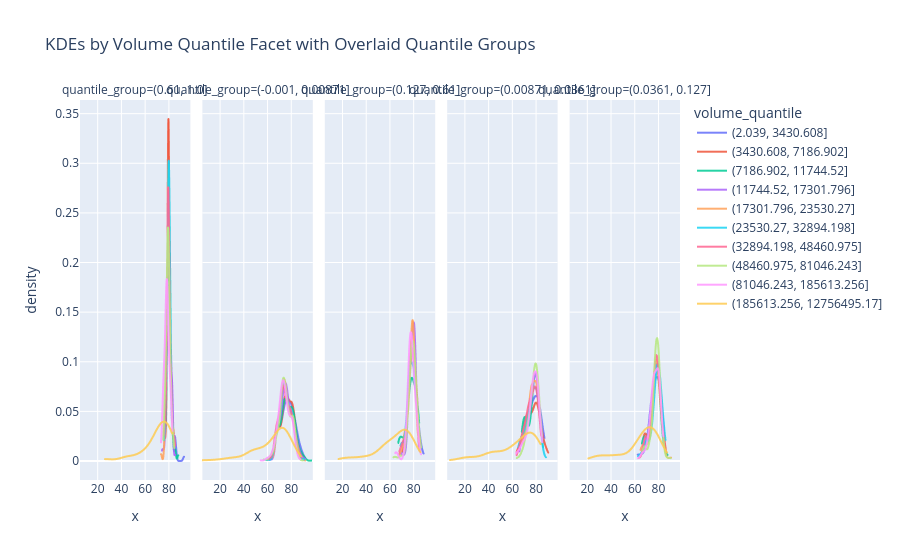

Source (notebook cell):
### Code cell
from scipy.stats import gaussian_kde

labels = list(actual_categories.astype(str))  # for plotly's category_orders

# Build KDE curves per group
kde_data = []

# Loop over volume_quantiles (facet wrap)
for vol_q in df_filtered["volume_quantile"].cat.categories:
    df_vol = df_filtered[df_filtered["volume_quantile"] == vol_q]

    # Then overlay quantile_groups (color lines)
    for q_group in df_vol["quantile_group"].unique():
        group_data = df_vol[df_vol["quantile_group"] == q_group][
            "corrected_predicted_value"
        ].dropna()
        if len(group_data) < 2:
            continue
        kde = gaussian_kde(group_data)
        x_range = np.linspace(group_data.min(), group_data.max(), 500)
        density = kde(x_range)

        kde_data.append(
            pd.DataFrame(
                {
                    "x": x_range,
                    "density": density,
                    "quantile_group": q_group,
                    "volume_quantile": vol_q,  # already stringified and ordered
                }
            )
        )

# Combine all KDE data
df_kde = pd.concat(kde_data, ignore_index=True)

# Plot: facet by volume_quantile, color by quantile_group
fig = px.line(
    df_kde,
    x="x",
    y="density",
    color="volume_quantile",
    facet_col="quantile_group",
    facet_col_wrap=5,
    title="KDEs by Volume Quantile Facet with Overlaid Quantile Groups",
)

fig.update_traces(opacity=0.85)
fig.show()

### Figure 1 — Plotly figure (JSON) as saved in the notebook; plotly's stock layout.template omitted (floating-point values rounded to 4 significant figures; data arrays with more than 128 entries replaced by an {"elided": "..."} marker saying what was removed)
{"data": [{"hovertemplate": "volume_quantile=(2.039, 3430.608]<br>quantile_group=(0.61, 1.0]<br>x=%{x}<br>density=%{y}<extra></extra>", "legendgroup": "(2.039, 3430.608]", "line": {"color": "#636efa", "dash": "solid"}, "marker": {"symbol": "circle"}, "mode": "lines", "name": "(2.039, 3430.608]", "opacity": 0.85, "showlegend": true, "type": "scattergl", "x": {"elided": "500 float values"}, "xaxis": "x", "y": {"elided": "500 float values"}, "yaxis": "y"}, {"hovertemplate": "volume_quantile=(2.039, 3430.608]<br>quantile_group=(-0.001, 0.00871]<br>x=%{x}<br>density=%{y}<extra></extra>", "legendgroup": "(2.039, 3430.608]", "line": {"color": "#636efa", "dash": "solid"}, "marker": {"symbol": "circle"}, "mode": "lines", "name": "(2.039, 3430.608]", "opacity": 0.85, "showlegend": false, "type": "scattergl", "x": {"elided": "500 float values"}, "xaxis": "x2", "y": {"elided": "500 float values"}, "yaxis": "y2"}, {"hovertemplate": "volume_quantile=(2.039, 3430.608]<br>quantile_group=(0.127, 0.61]<br>x=%{x}<br>density=%{y}<extra></extra>", "legendgroup": "(2.039, 3430.608]", "line": {"color": "#636efa", "dash": "solid"}, "marker": {"symbol": "circle"}, "mode": "lines", "name": "(2.039, 3430.608]", "opacity": 0.85, "showlegend": false, "type": "scattergl", "x": {"elided": "500 float values"}, "xaxis": "x3", "y": {"elided": "500 float values"}, "yaxis": "y3"}, {"hovertemplate": "volume_quantile=(2.039, 3430.608]<br>quantile_group=(0.00871, 0.0361]<br>x=%{x}<br>density=%{y}<extra></extra>", "legendgroup": "(2.039, 3430.608]", "line": {"color": "#636efa", "dash": "solid"}, "marker": {"symbol": "circle"}, "mode": "lines", "name": "(2.039, 3430.608]", "opacity": 0.85, "showlegend": false, "type": "scattergl", "x": {"elided": "500 float values"}, "xaxis": "x4", "y": {"elided": "500 float values"}, "yaxis": "y4"}, {"hovertemplate": "volume_quantile=(2.039, 3430.608]<br>quantile_group=(0.0361, 0.127]<br>x=%{x}<br>density=%{y}<extra></extra>", "legendgroup": "(2.039, 3430.608]", "line": {"color": "#636efa", "dash": "solid"}, "marker": {"symbol": "circle"}, "mode": "lines", "name": "(2.039, 3430.608]", "opacity": 0.85, "showlegend": false, "type": "scattergl", "x": {"elided": "500 float values"}, "xaxis": "x5", "y": {"elided": "500 float values"}, "yaxis": "y5"}, {"hovertemplate": "volume_quantile=(3430.608, 7186.902]<br>quantile_group=(0.61, 1.0]<br>x=%{x}<br>density=%{y}<extra></extra>", "legendgroup": "(3430.608, 7186.902]", "line": {"color": "#EF553B", "dash": "solid"}, "marker": {"symbol": "circle"}, "mode": "lines", "name": "(3430.608, 7186.902]", "opacity": 0.85, "showlegend": true, "type": "scattergl", "x": {"elided": "500 float values"}, "xaxis": "x", "y": {"elided": "500 float values"}, "yaxis": "y"}, {"hovertemplate": "volume_quantile=(3430.608, 7186.902]<br>quantile_group=(-0.001, 0.00871]<br>x=%{x}<br>density=%{y}<extra></extra>", "legendgroup": "(3430.608, 7186.902]", "line": {"color": "#EF553B", "dash": "solid"}, "marker": {"symbol": "circle"}, "mode": "lines", "name": "(3430.608, 7186.902]", "opacity": 0.85, "showlegend": false, "type": "scattergl", "x": {"elided": "500 float values"}, "xaxis": "x2", "y": {"elided": "500 float values"}, "yaxis": "y2"}, {"hovertemplate": "volume_quantile=(3430.608, 7186.902]<br>quantile_group=(0.127, 0.61]<br>x=%{x}<br>density=%{y}<extra></extra>", "legendgroup": "(3430.608, 7186.902]", "line": {"color": "#EF553B", "dash": "solid"}, "marker": {"symbol": "circle"}, "mode": "lines", "name": "(3430.608, 7186.902]", "opacity": 0.85, "showlegend": false, "type": "scattergl", "x": {"elided": "500 float values"}, "xaxis": "x3", "y": {"elided": "500 float values"}, "yaxis": "y3"}, {"hovertemplate": "volume_quantile=(3430.608, 7186.902]<br>quantile_group=(0.00871, 0.0361]<br>x=%{x}<br>density=%{y}<extra></extra>", "legendgroup": "(3430.608, 7186.902]", "line": {"color": "#EF553B", "dash": "solid"}, "marker": {"symbol": "circle"}, "mode": "lines", "name": "(3430.608, 7186.902]", "opacity": 0.85, "showlegend": false, "type": "scattergl", "x": {"elided": "500 float values"}, "xaxis": "x4", "y": {"elided": "500 float values"}, "yaxis": "y4"}, {"hovertemplate": "volume_quantile=(3430.608, 7186.902]<br>quantile_group=(0.0361, 0.127]<br>x=%{x}<br>density=%{y}<extra></extra>", "legendgroup": "(3430.608, 7186.902]", "line": {"color": "#EF553B", "dash": "solid"}, "marker": {"symbol": "circle"}, "mode": "lines", "name": "(3430.608, 7186.902]", "opacity": 0.85, "showlegend": false, "type": "scattergl", "x": {"elided": "500 float values"}, "xaxis": "x5", "y": {"elided": "500 float values"}, "yaxis": "y5"}, {"hovertemplate": "volume_quantile=(7186.902, 11744.52]<br>quantile_group=(0.61, 1.0]<br>x=%{x}<br>density=%{y}<extra></extra>", "legendgroup": "(7186.902, 11744.52]", "line": {"color": "#00cc96", "dash": "solid"}, "marker": {"symbol": "circle"}, "mode": "lines", "name": "(7186.902, 11744.52]", "opacity": 0.85, "showlegend": true, "type": "scattergl", "x": {"elided": "500 float values"}, "xaxis": "x", "y": {"elided": "500 float values"}, "yaxis": "y"}, {"hovertemplate": "volume_quantile=(7186.902, 11744.52]<br>quantile_group=(-0.001, 0.00871]<br>x=%{x}<br>density=%{y}<extra></extra>", "legendgroup": "(7186.902, 11744.52]", "line": {"color": "#00cc96", "dash": "solid"}, "marker": {"symbol": "circle"}, "mode": "lines", "name": "(7186.902, 11744.52]", "opacity": 0.85, "showlegend": false, "type": "scattergl", "x": {"elided": "500 float values"}, "xaxis": "x2", "y": {"elided": "500 float values"}, "yaxis": "y2"}, {"hovertemplate": "volume_quantile=(7186.902, 11744.52]<br>quantile_group=(0.127, 0.61]<br>x=%{x}<br>density=%{y}<extra></extra>", "legendgroup": "(7186.902, 11744.52]", "line": {"color": "#00cc96", "dash": "solid"}, "marker": {"symbol": "circle"}, "mode": "lines", "name": "(7186.902, 11744.52]", "opacity": 0.85, "showlegend": false, "type": "scattergl", "x": {"elided": "500 float values"}, "xaxis": "x3", "y": {"elided": "500 float values"}, "yaxis": "y3"}, {"hovertemplate": "volume_quantile=(7186.902, 11744.52]<br>quantile_group=(0.00871, 0.0361]<br>x=%{x}<br>density=%{y}<extra></extra>", "legendgroup": "(7186.902, 11744.52]", "line": {"color": "#00cc96", "dash": "solid"}, "marker": {"symbol": "circle"}, "mode": "lines", "name": "(7186.902, 11744.52]", "opacity": 0.85, "showlegend": false, "type": "scattergl", "x": {"elided": "500 float values"}, "xaxis": "x4", "y": {"elided": "500 float values"}, "yaxis": "y4"}, {"hovertemplate": "volume_quantile=(7186.902, 11744.52]<br>quantile_group=(0.0361, 0.127]<br>x=%{x}<br>density=%{y}<extra></extra>", "legendgroup": "(7186.902, 11744.52]", "line": {"color": "#00cc96", "dash": "solid"}, "marker": {"symbol": "circle"}, "mode": "lines", "name": "(7186.902, 11744.52]", "opacity": 0.85, "showlegend": false, "type": "scattergl", "x": {"elided": "500 float values"}, "xaxis": "x5", "y": {"elided": "500 float values"}, "yaxis": "y5"}, {"hovertemplate": "volume_quantile=(11744.52, 17301.796]<br>quantile_group=(0.61, 1.0]<br>x=%{x}<br>density=%{y}<extra></extra>", "legendgroup": "(11744.52, 17301.796]", "line": {"color": "#ab63fa", "dash": "solid"}, "marker": {"symbol": "circle"}, "mode": "lines", "name": "(11744.52, 17301.796]", "opacity": 0.85, "showlegend": true, "type": "scattergl", "x": {"elided": "500 float values"}, "xaxis": "x", "y": {"elided": "500 float values"}, "yaxis": "y"}, {"hovertemplate": "volume_quantile=(11744.52, 17301.796]<br>quantile_group=(-0.001, 0.00871]<br>x=%{x}<br>density=%{y}<extra></extra>", "legendgroup": "(11744.52, 17301.796]", "line": {"color": "#ab63fa", "dash": "solid"}, "marker": {"symbol": "circle"}, "mode": "lines", "name": "(11744.52, 17301.796]", "opacity": 0.85, "showlegend": false, "type": "scattergl", "x": {"elided": "500 float values"}, "xaxis": "x2", "y": {"elided": "500 float values"}, "yaxis": "y2"}, {"hovertemplate": "volume_quantile=(11744.52, 17301.796]<br>quantile_group=(0.127, 0.61]<br>x=%{x}<br>density=%{y}<extra></extra>", "legendgroup": "(11744.52, 17301.796]", "line": {"color": "#ab63fa", "dash": "solid"}, "marker": {"symbol": "circle"}, "mode": "lines", "name": "(11744.52, 17301.796]", "opacity": 0.85, "showlegend": false, "type": "scattergl", "x": {"elided": "500 float values"}, "xaxis": "x3", "y": {"elided": "500 float values"}, "yaxis": "y3"}, {"hovertemplate": "volume_quantile=(11744.52, 17301.796]<br>quantile_group=(0.00871, 0.0361]<br>x=%{x}<br>density=%{y}<extra></extra>", "legendgroup": "(11744.52, 17301.796]", "line": {"color": "#ab63fa", "dash": "solid"}, "marker": {"symbol": "circle"}, "mode": "lines", "name": "(11744.52, 17301.796]", "opacity": 0.85, "showlegend": false, "type": "scattergl", "x": {"elided": "500 float values"}, "xaxis": "x4", "y": {"elided": "500 float values"}, "yaxis": "y4"}, {"hovertemplate": "volume_quantile=(11744.52, 17301.796]<br>quantile_group=(0.0361, 0.127]<br>x=%{x}<br>density=%{y}<extra></extra>", "legendgroup": "(11744.52, 17301.796]", "line": {"color": "#ab63fa", "dash": "solid"}, "marker": {"symbol": "circle"}, "mode": "lines", "name": "(11744.52, 17301.796]", "opacity": 0.85, "showlegend": false, "type": "scattergl", "x": {"elided": "500 float values"}, "xaxis": "x5", "y": {"elided": "500 float values"}, "yaxis": "y5"}, {"hovertemplate": "volume_quantile=(17301.796, 23530.27]<br>quantile_group=(0.61, 1.0]<br>x=%{x}<br>density=%{y}<extra></extra>", "legendgroup": "(17301.796, 23530.27]", "line": {"color": "#FFA15A", "dash": "solid"}, "marker": {"symbol": "circle"}, "mode": "lines", "name": "(17301.796, 23530.27]", "opacity": 0.85, "showlegend": true, "type": "scattergl", "x": {"elided": "500 float values"}, "xaxis": "x", "y": {"elided": "500 float values"}, "yaxis": "y"}, {"hovertemplate": "volume_quantile=(17301.796, 23530.27]<br>quantile_group=(-0.001, 0.00871]<br>x=%{x}<br>density=%{y}<extra></extra>", "legendgroup": "(17301.796, 23530.27]", "line": {"color": "#FFA15A", "dash": "solid"}, "marker": {"symbol": "circle"}, "mode": "lines", "name": "(17301.796, 23530.27]", "opacity": 0.85, "showlegend": false, "type": "scattergl", "x": {"elided": "500 float values"}, "xaxis": "x2", "y": {"elided": "500 float values"}, "yaxis": "y2"}, {"hovertemplate": "volume_quantile=(17301.796, 23530.27]<br>quantile_group=(0.127, 0.61]<br>x=%{x}<br>density=%{y}<extra></extra>", "legendgroup": "(17301.796, 23530.27]", "line": {"color": "#FFA15A", "dash": "solid"}, "marker": {"symbol": "circle"}, "mode": "lines", "name": "(17301.796, 23530.27]", "opacity": 0.85, "showlegend": false, "type": "scattergl", "x": {"elided": "500 float values"}, "xaxis": "x3", "y": {"elided": "500 float values"}, "yaxis": "y3"}, {"hovertemplate": "volume_quantile=(17301.796, 23530.27]<br>quantile_group=(0.00871, 0.0361]<br>x=%{x}<br>density=%{y}<extra></extra>", "legendgroup": "(17301.796, 23530.27]", "line": {"color": "#FFA15A", "dash": "solid"}, "marker": {"symbol": "circle"}, "mode": "lines", "name": "(17301.796, 23530.27]", "opacity": 0.85, "showlegend": false, "type": "scattergl", "x": {"elided": "500 float values"}, "xaxis": "x4", "y": {"elided": "500 float values"}, "yaxis": "y4"}, {"hovertemplate": "volume_quantile=(17301.796, 23530.27]<br>quantile_group=(0.0361, 0.127]<br>x=%{x}<br>density=%{y}<extra></extra>", "legendgroup": "(17301.796, 23530.27]", "line": {"color": "#FFA15A", "dash": "solid"}, "marker": {"symbol": "circle"}, "mode": "lines", "name": "(17301.796, 23530.27]", "opacity": 0.85, "showlegend": false, "type": "scattergl", "x": {"elided": "500 float values"}, "xaxis": "x5", "y": {"elided": "500 float values"}, "yaxis": "y5"}, {"hovertemplate": "volume_quantile=(23530.27, 32894.198]<br>quantile_group=(0.61, 1.0]<br>x=%{x}<br>density=%{y}<extra></extra>", "legendgroup": "(23530.27, 32894.198]", "line": {"color": "#19d3f3", "dash": "solid"}, "marker": {"symbol": "circle"}, "mode": "lines", "name": "(23530.27, 32894.198]", "opacity": 0.85, "showlegend": true, "type": "scattergl", "x": {"elided": "500 float values"}, "xaxis": "x", "y": {"elided": "500 float values"}, "yaxis": "y"}, {"hovertemplate": "volume_quantile=(23530.27, 32894.198]<br>quantile_group=(-0.001, 0.00871]<br>x=%{x}<br>density=%{y}<extra></extra>", "legendgroup": "(23530.27, 32894.198]", "line": {"color": "#19d3f3", "dash": "solid"}, "marker": {"symbol": "circle"}, "mode": "lines", "name": "(23530.27, 32894.198]", "opacity": 0.85, "showlegend": false, "type": "scattergl", "x": {"elided": "500 float values"}, "xaxis": "x2", "y": {"elided": "500 float values"}, "yaxis": "y2"}, {"hovertemplate": "volume_quantile=(23530.27, 32894.198]<br>quantile_group=(0.127, 0.61]<br>x=%{x}<br>density=%{y}<extra></extra>", "legendgroup": "(23530.27, 32894.198]", "line": {"color": "#19d3f3", "dash": "solid"}, "marker": {"symbol": "circle"}, "mode": "lines", "name": "(23530.27, 32894.198]", "opacity": 0.85, "showlegend": false, "type": "scattergl", "x": {"elided": "500 float values"}, "xaxis": "x3", "y": {"elided": "500 float values"}, "yaxis": "y3"}, {"hovertemplate": "volume_quantile=(23530.27, 32894.198]<br>quantile_group=(0.00871, 0.0361]<br>x=%{x}<br>density=%{y}<extra></extra>", "legendgroup": "(23530.27, 32894.198]", "line": {"color": "#19d3f3", "dash": "solid"}, "marker": {"symbol": "circle"}, "mode": "lines", "name": "(23530.27, 32894.198]", "opacity": 0.85, "showlegend": false, "type": "scattergl", "x": {"elided": "500 float values"}, "xaxis": "x4", "y": {"elided": "500 float values"}, "yaxis": "y4"}, {"hovertemplate": "volume_quantile=(23530.27, 32894.198]<br>quantile_group=(0.0361, 0.127]<br>x=%{x}<br>density=%{y}<extra></extra>", "legendgroup": "(23530.27, 32894.198]", "line": {"color": "#19d3f3", "dash": "solid"}, "marker": {"symbol": "circle"}, "mode": "lines", "name": "(23530.27, 32894.198]", "opacity": 0.85, "showlegend": false, "type": "scattergl", "x": {"elided": "500 float values"}, "xaxis": "x5", "y": {"elided": "500 float values"}, "yaxis": "y5"}, {"hovertemplate": "volume_quantile=(32894.198, 48460.975]<br>quantile_group=(0.61, 1.0]<br>x=%{x}<br>density=%{y}<extra></extra>", "legendgroup": "(32894.198, 48460.975]", "line": {"color": "#FF6692", "dash": "solid"}, "marker": {"symbol": "circle"}, "mode": "lines", "name": "(32894.198, 48460.975]", "opacity": 0.85, "showlegend": true, "type": "scattergl", "x": {"elided": "500 float values"}, "xaxis": "x", "y": {"elided": "500 float values"}, "yaxis": "y"}, {"hovertemplate": "volume_quantile=(32894.198, 48460.975]<br>quantile_group=(-0.001, 0.00871]<br>x=%{x}<br>density=%{y}<extra></extra>", "legendgroup": "(32894.198, 48460.975]", "line": {"color": "#FF6692", "dash": "solid"}, "marker": {"symbol": "circle"}, "mode": "lines", "name": "(32894.198, 48460.975]", "opacity": 0.85, "showlegend": false, "type": "scattergl", "x": {"elided": "500 float values"}, "xaxis": "x2", "y": {"elided": "500 float values"}, "yaxis": "y2"}, {"hovertemplate": "volume_quantile=(32894.198, 48460.975]<br>quantile_group=(0.127, 0.61]<br>x=%{x}<br>density=%{y}<extra></extra>", "legendgroup": "(32894.198, 48460.975]", "line": {"color": "#FF6692", "dash": "solid"}, "marker": {"symbol": "circle"}, "mode": "lines", "name": "(32894.198, 48460.975]", "opacity": 0.85, "showlegend": false, "type": "scattergl", "x": {"elided": "500 float values"}, "xaxis": "x3", "y": {"elided": "500 float values"}, "yaxis": "y3"}, {"hovertemplate": "volume_quantile=(32894.198, 48460.975]<br>quantile_group=(0.00871, 0.0361]<br>x=%{x}<br>density=%{y}<extra></extra>", "legendgroup": "(32894.198, 48460.975]", "line": {"color": "#FF6692", "dash": "solid"}, "marker": {"symbol": "circle"}, "mode": "lines", "name": "(32894.198, 48460.975]", "opacity": 0.85, "showlegend": false, "type": "scattergl", "x": {"elided": "500 float values"}, "xaxis": "x4", "y": {"elided": "500 float values"}, "yaxis": "y4"}, {"hovertemplate": "volume_quantile=(32894.198, 48460.975]<br>quantile_group=(0.0361, 0.127]<br>x=%{x}<br>density=%{y}<extra></extra>", "legendgroup": "(32894.198, 48460.975]", "line": {"color": "#FF6692", "dash": "solid"}, "marker": {"symbol": "circle"}, "mode": "lines", "name": "(32894.198, 48460.975]", "opacity": 0.85, "showlegend": false, "type": "scattergl", "x": {"elided": "500 float values"}, "xaxis": "x5", "y": {"elided": "500 float values"}, "yaxis": "y5"}, {"hovertemplate": "volume_quantile=(48460.975, 81046.243]<br>quantile_group=(0.61, 1.0]<br>x=%{x}<br>density=%{y}<extra></extra>", "legendgroup": "(48460.975, 81046.243]", "line": {"color": "#B6E880", "dash": "solid"}, "marker": {"symbol": "circle"}, "mode": "lines", "name": "(48460.975, 81046.243]", "opacity": 0.85, "showlegend": true, "type": "scattergl", "x": {"elided": "500 float values"}, "xaxis": "x", "y": {"elided": "500 float values"}, "yaxis": "y"}, {"hovertemplate": "volume_quantile=(48460.975, 81046.243]<br>quantile_group=(-0.001, 0.00871]<br>x=%{x}<br>density=%{y}<extra></extra>", "legendgroup": "(48460.975, 81046.243]", "line": {"color": "#B6E880", "dash": "solid"}, "marker": {"symbol": "circle"}, "mode": "lines", "name": "(48460.975, 81046.243]", "opacity": 0.85, "showlegend": false, "type": "scattergl", "x": {"elided": "500 float values"}, "xaxis": "x2", "y": {"elided": "500 float values"}, "yaxis": "y2"}, {"hovertemplate": "volume_quantile=(48460.975, 81046.243]<br>quantile_group=(0.127, 0.61]<br>x=%{x}<br>density=%{y}<extra></extra>", "legendgroup": "(48460.975, 81046.243]", "line": {"color": "#B6E880", "dash": "solid"}, "marker": {"symbol": "circle"}, "mode": "lines", "name": "(48460.975, 81046.243]", "opacity": 0.85, "showlegend": false, "type": "scattergl", "x": {"elided": "500 float values"}, "xaxis": "x3", "y": {"elided": "500 float values"}, "yaxis": "y3"}, {"hovertemplate": "volume_quantile=(48460.975, 81046.243]<br>quantile_group=(0.00871, 0.0361]<br>x=%{x}<br>density=%{y}<extra></extra>", "legendgroup": "(48460.975, 81046.243]", "line": {"color": "#B6E880", "dash": "solid"}, "marker": {"symbol": "circle"}, "mode": "lines", "name": "(48460.975, 81046.243]", "opacity": 0.85, "showlegend": false, "type": "scattergl", "x": {"elided": "500 float values"}, "xaxis": "x4", "y": {"elided": "500 float values"}, "yaxis": "y4"}, {"hovertemplate": "volume_quantile=(48460.975, 81046.243]<br>quantile_group=(0.0361, 0.127]<br>x=%{x}<br>density=%{y}<extra></extra>", "legendgroup": "(48460.975, 81046.243]", "line": {"color": "#B6E880", "dash": "solid"}, "marker": {"symbol": "circle"}, "mode": "lines", "name": "(48460.975, 81046.243]", "opacity": 0.85, "showlegend": false, "type": "scattergl", "x": {"elided": "500 float values"}, "xaxis": "x5", "y": {"elided": "500 float values"}, "yaxis": "y5"}, {"hovertemplate": "volume_quantile=(81046.243, 185613.256]<br>quantile_group=(0.61, 1.0]<br>x=%{x}<br>density=%{y}<extra></extra>", "legendgroup": "(81046.243, 185613.256]", "line": {"color": "#FF97FF", "dash": "solid"}, "marker": {"symbol": "circle"}, "mode": "lines", "name": "(81046.243, 185613.256]", "opacity": 0.85, "showlegend": true, "type": "scattergl", "x": {"elided": "500 float values"}, "xaxis": "x", "y": {"elided": "500 float values"}, "yaxis": "y"}, {"hovertemplate": "volume_quantile=(81046.243, 185613.256]<br>quantile_group=(-0.001, 0.00871]<br>x=%{x}<br>density=%{y}<extra></extra>", "legendgroup": "(81046.243, 185613.256]", "line": {"color": "#FF97FF", "dash": "solid"}, "marker": {"symbol": "circle"}, "mode": "lines", "name": "(81046.243, 185613.256]", "opacity": 0.85, "showlegend": false, "type": "scattergl", "x": {"elided": "500 float values"}, "xaxis": "x2", "y": {"elided": "500 float values"}, "yaxis": "y2"}, {"hovertemplate": "volume_quantile=(81046.243, 185613.256]<br>quantile_group=(0.127, 0.61]<br>x=%{x}<br>density=%{y}<extra></extra>", "legendgroup": "(81046.243, 185613.256]", "line": {"color": "#FF97FF", "dash": "solid"}, "marker": {"symbol": "circle"}, "mode": "lines", "name": "(81046.243, 185613.256]", "opacity": 0.85, "showlegend": false, "type": "scattergl", "x": {"elided": "500 float values"}, "xaxis": "x3", "y": {"elided": "500 float values"}, "yaxis": "y3"}, {"hovertemplate": "volume_quantile=(81046.243, 185613.256]<br>quantile_group=(0.00871, 0.0361]<br>x=%{x}<br>density=%{y}<extra></extra>", "legendgroup": "(81046.243, 185613.256]", "line": {"color": "#FF97FF", "dash": "solid"}, "marker": {"symbol": "circle"}, "mode": "lines", "name": "(81046.243, 185613.256]", "opacity": 0.85, "showlegend": false, "type": "scattergl", "x": {"elided": "500 float values"}, "xaxis": "x4", "y": {"elided": "500 float values"}, "yaxis": "y4"}, {"hovertemplate": "volume_quantile=(81046.243, 185613.256]<br>quantile_group=(0.0361, 0.127]<br>x=%{x}<br>density=%{y}<extra></extra>", "legendgroup": "(81046.243, 185613.256]", "line": {"color": "#FF97FF", "dash": "solid"}, "marker": {"symbol": "circle"}, "mode": "lines", "name": "(81046.243, 185613.256]", "opacity": 0.85, "showlegend": false, "type": "scattergl", "x": {"elided": "500 float values"}, "xaxis": "x5", "y": {"elided": "500 float values"}, "yaxis": "y5"}, {"hovertemplate": "volume_quantile=(185613.256, 12756495.17]<br>quantile_group=(0.61, 1.0]<br>x=%{x}<br>density=%{y}<extra></extra>", "legendgroup": "(185613.256, 12756495.17]", "line": {"color": "#FECB52", "dash": "solid"}, "marker": {"symbol": "circle"}, "mode": "lines", "name": "(185613.256, 12756495.17]", "opacity": 0.85, "showlegend": true, "type": "scattergl", "x": {"elided": "500 float values"}, "xaxis": "x", "y": {"elided": "500 float values"}, "yaxis": "y"}, {"hovertemplate": "volume_quantile=(185613.256, 12756495.17]<br>quantile_group=(-0.001, 0.00871]<br>x=%{x}<br>density=%{y}<extra></extra>", "legendgroup": "(185613.256, 12756495.17]", "line": {"color": "#FECB52", "dash": "solid"}, "marker": {"symbol": "circle"}, "mode": "lines", "name": "(185613.256, 12756495.17]", "opacity": 0.85, "showlegend": false, "type": "scattergl", "x": {"elided": "500 float values"}, "xaxis": "x2", "y": {"elided": "500 float values"}, "yaxis": "y2"}, {"hovertemplate": "volume_quantile=(185613.256, 12756495.17]<br>quantile_group=(0.127, 0.61]<br>x=%{x}<br>density=%{y}<extra></extra>", "legendgroup": "(185613.256, 12756495.17]", "line": {"color": "#FECB52", "dash": "solid"}, "marker": {"symbol": "circle"}, "mode": "lines", "name": "(185613.256, 12756495.17]", "opacity": 0.85, "showlegend": false, "type": "scattergl", "x": {"elided": "500 float values"}, "xaxis": "x3", "y": {"elided": "500 float values"}, "yaxis": "y3"}, {"hovertemplate": "volume_quantile=(185613.256, 12756495.17]<br>quantile_group=(0.00871, 0.0361]<br>x=%{x}<br>density=%{y}<extra></extra>", "legendgroup": "(185613.256, 12756495.17]", "line": {"color": "#FECB52", "dash": "solid"}, "marker": {"symbol": "circle"}, "mode": "lines", "name": "(185613.256, 12756495.17]", "opacity": 0.85, "showlegend": false, "type": "scattergl", "x": {"elided": "500 float values"}, "xaxis": "x4", "y": {"elided": "500 float values"}, "yaxis": "y4"}, {"hovertemplate": "volume_quantile=(185613.256, 12756495.17]<br>quantile_group=(0.0361, 0.127]<br>x=%{x}<br>density=%{y}<extra></extra>", "legendgroup": "(185613.256, 12756495.17]", "line": {"color": "#FECB52", "dash": "solid"}, "marker": {"symbol": "circle"}, "mode": "lines", "name": "(185613.256, 12756495.17]", "opacity": 0.85, "showlegend": false, "type": "scattergl", "x": {"elided": "500 float values"}, "xaxis": "x5", "y": {"elided": "500 float values"}, "yaxis": "y5"}], "layout": {"annotations": [{"font": {}, "showarrow": false, "text": "quantile_group=(0.61, 1.0]", "x": 0.092, "xanchor": "center", "xref": "paper", "y": 1, "yanchor": "bottom", "yref": "paper"}, {"font": {}, "showarrow": false, "text": "quantile_group=(-0.001, 0.00871]", "x": 0.296, "xanchor": "center", "xref": "paper", "y": 1, "yanchor": "bottom", "yref": "paper"}, {"font": {}, "showarrow": false, "text": "quantile_group=(0.127, 0.61]", "x": 0.5, "xanchor": "center", "xref": "paper", "y": 1, "yanchor": "bottom", "yref": "paper"}, {"font": {}, "showarrow": false, "text": "quantile_group=(0.00871, 0.0361]", "x": 0.704, "xanchor": "center", "xref": "paper", "y": 1, "yanchor": "bottom", "yref": "paper"}, {"font": {}, "showarrow": false, "text": "quantile_group=(0.0361, 0.127]", "x": 0.908, "xanchor": "center", "xref": "paper", "y": 1, "yanchor": "bottom", "yref": "paper"}], "legend": {"title": {"text": "volume_quantile"}, "tracegroupgap": 0}, "title": {"text": "KDEs by Volume Quantile Facet with Overlaid Quantile Groups"}, "xaxis": {"anchor": "y", "domain": [0, 0.184], "title": {"text": "x"}}, "xaxis2": {"anchor": "y2", "domain": [0.204, 0.388], "matches": "x", "title": {"text": "x"}}, "xaxis3": {"anchor": "y3", "domain": [0.408, 0.592], "matches": "x", "title": {"text": "x"}}, "xaxis4": {"anchor": "y4", "domain": [0.612, 0.796], "matches": "x", "title": {"text": "x"}}, "xaxis5": {"anchor": "y5", "domain": [0.816, 1], "matches": "x", "title": {"text": "x"}}, "yaxis": {"anchor": "x", "domain": [0, 1], "title": {"text": "density"}}, "yaxis2": {"anchor": "x2", "domain": [0, 1], "matches": "y", "showticklabels": false}, "yaxis3": {"anchor": "x3", "domain": [0, 1], "matches": "y", "showticklabels": false}, "yaxis4": {"anchor": "x4", "domain": [0, 1], "matches": "y", "showticklabels": false}, "yaxis5": {"anchor": "x5", "domain": [0, 1], "matches": "y", "showticklabels": false}}}
